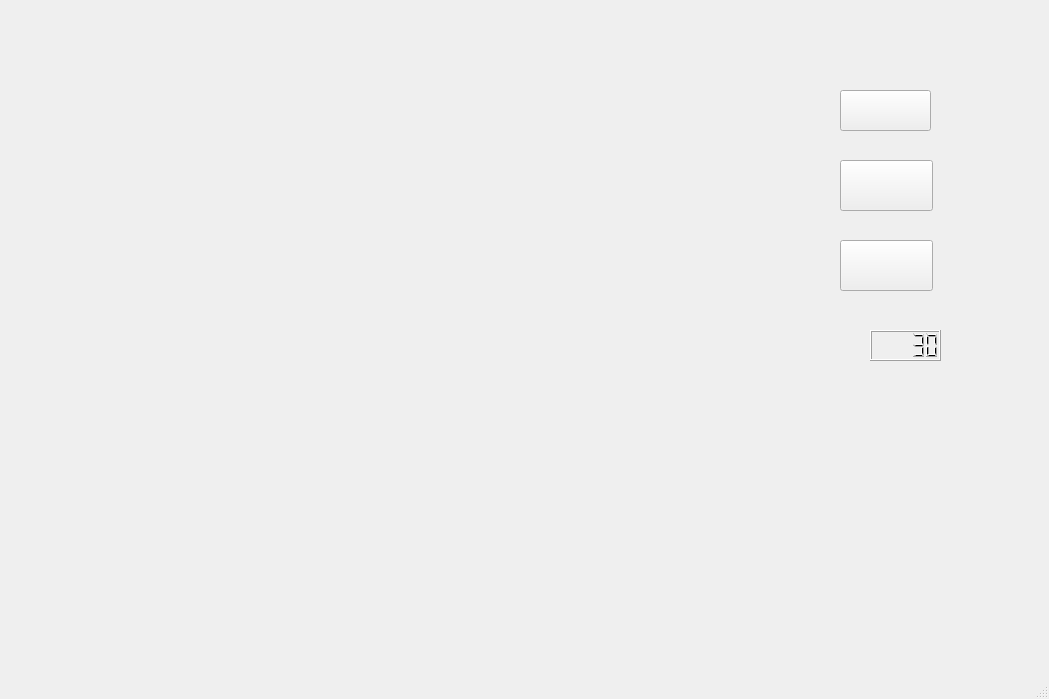
<?xml version="1.0" encoding="UTF-8"?>
<ui version="4.0">
 <class>MainWindow</class>
 <widget class="QMainWindow" name="MainWindow">
  <property name="geometry">
   <rect>
    <x>0</x>
    <y>0</y>
    <width>1049</width>
    <height>699</height>
   </rect>
  </property>
  <property name="windowTitle">
   <string>MainWindow</string>
  </property>
  <widget class="QWidget" name="centralwidget">
   <widget class="QPushButton" name="restart">
    <property name="geometry">
     <rect>
      <x>840</x>
      <y>240</y>
      <width>93</width>
      <height>51</height>
     </rect>
    </property>
    <property name="styleSheet">
     <string notr="true">#restart{

	image: url(:/new/prefix1/restart.png);}
</string>
    </property>
    <property name="text">
     <string/>
    </property>
   </widget>
   <widget class="QWidget" name="widget" native="true">
    <property name="geometry">
     <rect>
      <x>820</x>
      <y>470</y>
      <width>361</width>
      <height>261</height>
     </rect>
    </property>
    <property name="styleSheet">
     <string notr="true">images: url(:/new/prefix1/miku.png)
</string>
    </property>
    <widget class="QLabel" name="label">
     <property name="geometry">
      <rect>
       <x>-10</x>
       <y>-80</y>
       <width>461</width>
       <height>401</height>
      </rect>
     </property>
     <property name="text">
      <string/>
     </property>
     <property name="pixmap">
      <pixmap resource="mikubcg.qrc">:/new/prefix1/miku.png</pixmap>
     </property>
    </widget>
   </widget>
   <widget class="QLCDNumber" name="lcdNumber">
    <property name="geometry">
     <rect>
      <x>870</x>
      <y>330</y>
      <width>71</width>
      <height>31</height>
     </rect>
    </property>
    <property name="value" stdset="0">
     <double>30.000000000000000</double>
    </property>
   </widget>
   <widget class="QWidget" name="time" native="true">
    <property name="geometry">
     <rect>
      <x>840</x>
      <y>330</y>
      <width>31</width>
      <height>41</height>
     </rect>
    </property>
    <property name="styleSheet">
     <string notr="true">image:url(:/new/prefix1/time.png)</string>
    </property>
    <widget class="QLabel" name="label_2">
     <property name="geometry">
      <rect>
       <x>0</x>
       <y>20</y>
       <width>58</width>
       <height>191</height>
      </rect>
     </property>
     <property name="text">
      <string/>
     </property>
     <property name="pixmap">
      <pixmap resource="time.qrc">:/new/prefix1/time.png</pixmap>
     </property>
    </widget>
   </widget>
   <widget class="QWidget" name="restart_2" native="true">
    <property name="geometry">
     <rect>
      <x>830</x>
      <y>230</y>
      <width>120</width>
      <height>80</height>
     </rect>
    </property>
    <property name="styleSheet">
     <string notr="true">images:url(:/new/prefix1/restart.png)</string>
    </property>
   </widget>
   <widget class="QPushButton" name="startButton">
    <property name="geometry">
     <rect>
      <x>840</x>
      <y>160</y>
      <width>93</width>
      <height>51</height>
     </rect>
    </property>
    <property name="styleSheet">
     <string notr="true">#startButton{
	image: url(:/new/prefix1/start.png);}</string>
    </property>
    <property name="text">
     <string/>
    </property>
   </widget>
   <widget class="QWidget" name="widget_2" native="true">
    <property name="geometry">
     <rect>
      <x>820</x>
      <y>150</y>
      <width>120</width>
      <height>80</height>
     </rect>
    </property>
    <property name="styleSheet">
     <string notr="true">images:url(:/new/prefix1/start.png)</string>
    </property>
   </widget>
   <widget class="QWidget" name="widget_3" native="true">
    <property name="geometry">
     <rect>
      <x>830</x>
      <y>80</y>
      <width>120</width>
      <height>80</height>
     </rect>
    </property>
    <property name="styleSheet">
     <string notr="true">images:url(:/new/prefix1/give-up.png)</string>
    </property>
    <widget class="QPushButton" name="quitButton">
     <property name="geometry">
      <rect>
       <x>10</x>
       <y>10</y>
       <width>91</width>
       <height>41</height>
      </rect>
     </property>
     <property name="styleSheet">
      <string notr="true">#quitButton{
image: url(:/new/prefix1/give-up.png);}</string>
     </property>
     <property name="text">
      <string/>
     </property>
    </widget>
   </widget>
   <widget class="QLabel" name="label_3">
    <property name="geometry">
     <rect>
      <x>860</x>
      <y>110</y>
      <width>71</width>
      <height>21</height>
     </rect>
    </property>
    <property name="text">
     <string/>
    </property>
    <property name="pixmap">
     <pixmap resource="giveup.qrc">:/new/prefix1/give-up.png</pixmap>
    </property>
   </widget>
   <widget class="QLabel" name="label_4">
    <property name="geometry">
     <rect>
      <x>860</x>
      <y>170</y>
      <width>61</width>
      <height>21</height>
     </rect>
    </property>
    <property name="text">
     <string/>
    </property>
    <property name="pixmap">
     <pixmap resource="start.qrc">:/new/prefix1/start.png</pixmap>
    </property>
   </widget>
   <widget class="QLabel" name="label_5">
    <property name="geometry">
     <rect>
      <x>860</x>
      <y>250</y>
      <width>71</width>
      <height>31</height>
     </rect>
    </property>
    <property name="text">
     <string/>
    </property>
    <property name="pixmap">
     <pixmap resource="restart.qrc">:/new/prefix1/restart.png</pixmap>
    </property>
   </widget>
   <zorder>label_5</zorder>
   <zorder>label_4</zorder>
   <zorder>label_3</zorder>
   <zorder>restart_2</zorder>
   <zorder>widget_2</zorder>
   <zorder>widget_3</zorder>
   <zorder>restart</zorder>
   <zorder>widget</zorder>
   <zorder>lcdNumber</zorder>
   <zorder>time</zorder>
   <zorder>startButton</zorder>
  </widget>
  <widget class="QMenuBar" name="menubar">
   <property name="geometry">
    <rect>
     <x>0</x>
     <y>0</y>
     <width>1049</width>
     <height>22</height>
    </rect>
   </property>
  </widget>
  <widget class="QStatusBar" name="statusbar"/>
 </widget>
 <resources>
  <include location="time.qrc"/>
  <include location="restart.qrc"/>
  <include location="giveup.qrc"/>
  <include location="mikubcg.qrc"/>
  <include location="start.qrc"/>
 </resources>
 <connections/>
</ui>
